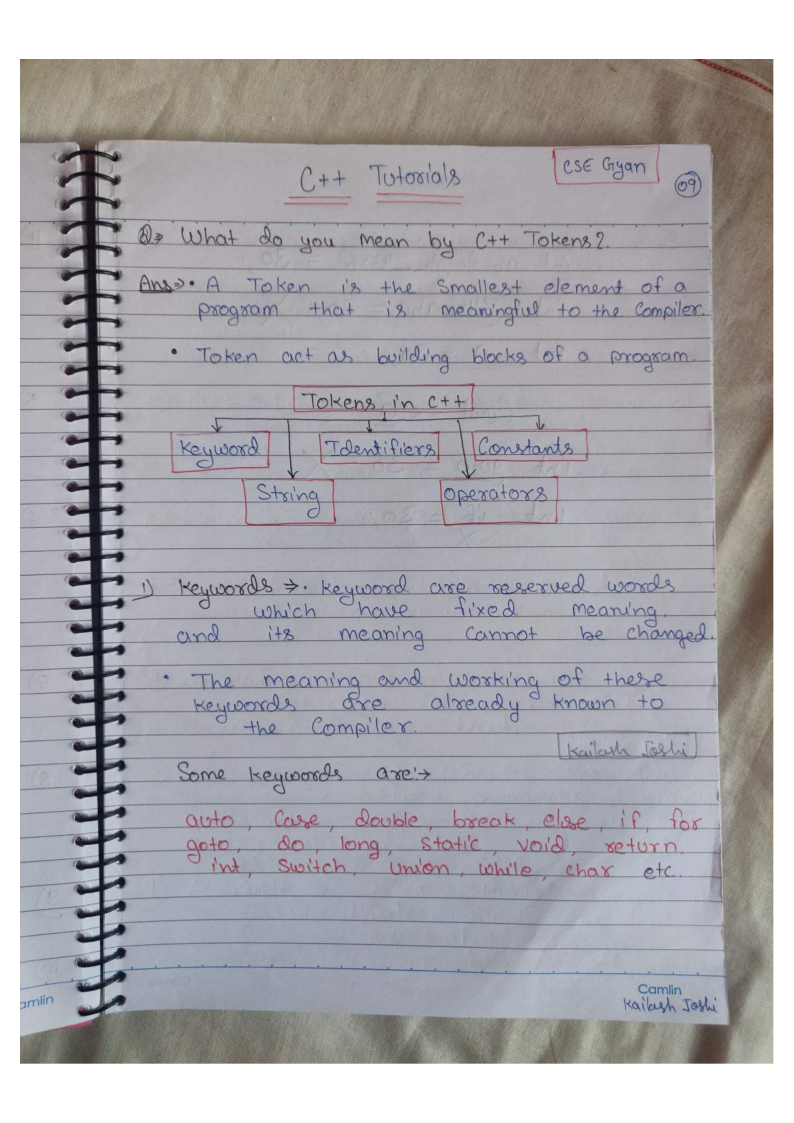
#> input picture data/raw_scans/hlcs_note09_page001.jpg, 2380 x 3368 px (shown at 1/3 size)
$ python preprocess.py ../data/raw_scans/hlcs_note09_page001.jpg out.png
#> lines starting #> are read from the running program, lines starting #| are printed output that depends on the picture; after the words box and inside, x2 and y2 are one past the last pixel; in counts of white or black regions, pixels touching at a corner belong together
"""Stage 1: OpenCV preprocessing for handwritten note pages.

Produces a cropped, illumination-normalised, contrast-enhanced, denoised page
image ready for layout analysis (Stage 2) and VLM recognition (Stage 3).

Pipeline order:
    page crop/warp -> (optional) deskew -> resize -> illumination -> CLAHE -> denoise

Design notes
- We deliberately do NOT hard-binarize the output used for VLM training. Qwen2.5-VL
  consumes full colour/grayscale images, and binarization throws away shading,
  pen colour and diagram detail the VLM can use. `binarize()` is a debug view only.
- Deskew is OFF by default. Photos are already straightened by the page-boundary
  perspective warp, and the pages in our dataset are essentially upright. The
  projection-profile estimator below recovers a known tilt on dense ruled notebook
  pages but not on dark-background equation pages (it measures text lines, which such a
  page does not have), so it is opt-in (`deskew=True`) with a strict confidence gate.
  The earlier minAreaRect-of-all-ink estimator rotated ~80% of straight digital
  pages by up to ~14 degrees and was removed.
- Resizing happens before denoising: non-local-means is slow and the IE643 dark-background
  frames are 7168 px wide.
"""
import cv2
import numpy as np


class NotesPreprocessor:
    def __init__(self, target_long_edge: int = 2000, deskew: bool = False,
                 normalize_illumination: bool = True):
        self.target_long_edge = target_long_edge
        self.deskew = deskew
        self.normalize_illumination = normalize_illumination

    def process(self, image_path: str) -> np.ndarray:
        return self.process_with_info(image_path)[0]

    def process_with_info(self, image_path: str):
        """Return (image, info). `info` records what each step did, for QA reports."""
        img = cv2.imread(image_path)
#> img is the input picture: shape (3368, 2380, 3); mean B, G, R 173.7, 169.5, 170.9
        if img is None:
            raise FileNotFoundError(image_path)
        info = {"in_w": img.shape[1], "in_h": img.shape[0]}
        img = self._remove_borders(img, info)
        img = self._correct_skew(img, info)
        img = self._normalize_resolution(img, info)
        img = self._flatten_illumination(img, info)
        img = self._enhance_contrast(img)
        img = self._denoise(img)
        info["out_w"], info["out_h"] = img.shape[1], img.shape[0]
        return img, info

    # [9 lines left out: function binarize, not called in this run]

    # ---- step 1: background removal -------------------------------------------------

    def _remove_borders(self, img: np.ndarray, info: dict) -> np.ndarray:
        """Crop to just the page, discarding desk/hand/background clutter.

        Tries real document-boundary detection first (Canny edges, close gaps, fit a
        rotated rectangle, perspective-warp it flat). Falls back to a brightness
        bounding-box crop when no confident page boundary exists (IE643 dark-background pages
        and digital-ink pages have no physical page edge to find).
        """
        quad, frac = self._find_page_quad(img)
        info["page_frac"] = round(frac, 3)
        if quad is not None:
            info["crop"] = "quad"
            return self._warp_to_quad(img, quad)
        info["crop"] = "brightness"
        if cv2.cvtColor(img, cv2.COLOR_BGR2GRAY).mean() >= 100:
            img, removed = self._whiten_background(img)
            info["bg_removed"] = round(removed, 3)
            if removed:
                info["crop"] = "whiten+brightness"
        return self._crop_by_brightness(img)

    # [25 lines left out: function _whiten_background, not called in this run]

    def _find_page_quad(self, img: np.ndarray, min_area_frac: float = 0.8,
                        min_aspect: float = 0.6, margin: float = 0.02):
        """Rotated bounding rectangle of the largest edge shape, or (None, frac).

        Real photos rarely give a clean unbroken 4-corner outline (busy background
        texture fragments the page edge), so we close small gaps first and fit a
        rotated rect rather than requiring exactly 4 polygon corners.
        """
#> called with min_area_frac = 0.8, min_aspect = 0.6, margin = 0.02
        gray = cv2.cvtColor(img, cv2.COLOR_BGR2GRAY)
        if gray.mean() < 100:
            # Dark background = IE643 dark-canvas digital ink or a dark-mode screenshot: there is no
            # physical page edge, and the largest edge shape is just a block of strokes.
            # Warping to it cropped away most of the page on some pages.
            return None, 0.0
        blurred = cv2.GaussianBlur(gray, (5, 5), 0)
        edges = cv2.Canny(blurred, 30, 100)
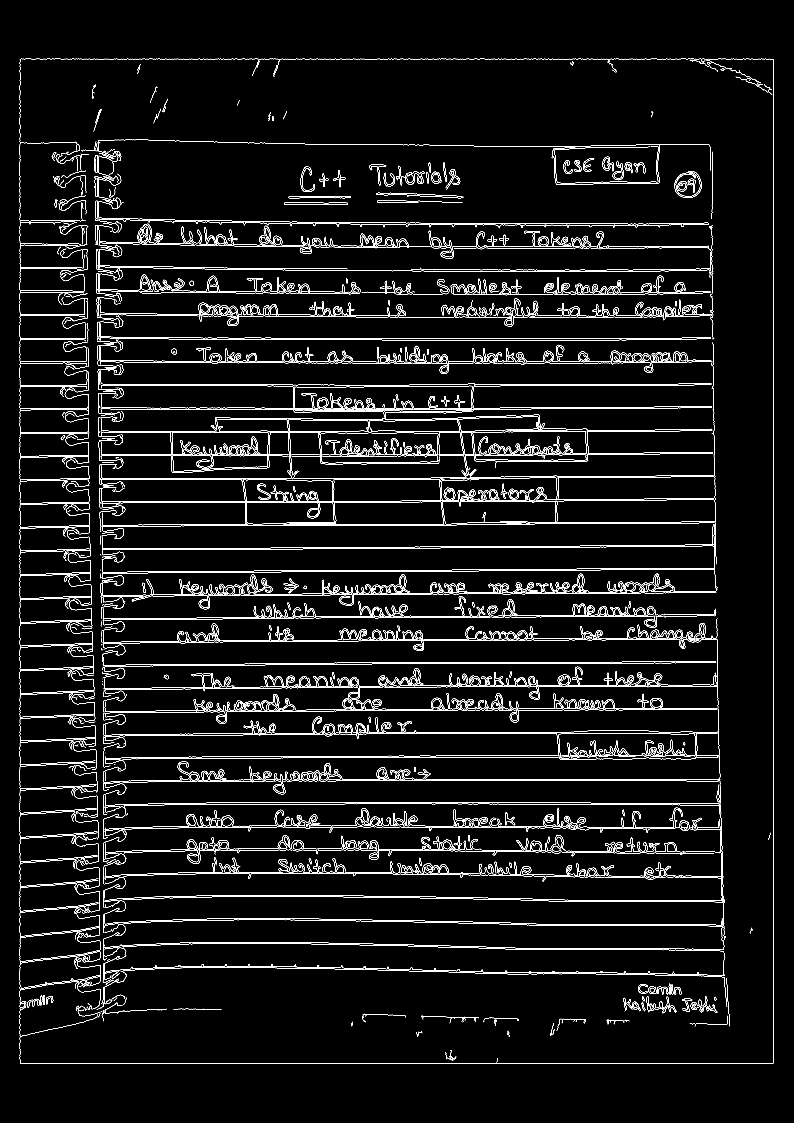
#> edges: shape (3368, 2380) (shown at 1/3 size); 3.5% white in thin lines or dots, all inside (x1, y1, x2, y2) = (59, 176, 2321, 3192)
        edges = cv2.morphologyEx(edges, cv2.MORPH_CLOSE, np.ones((15, 15), np.uint8))
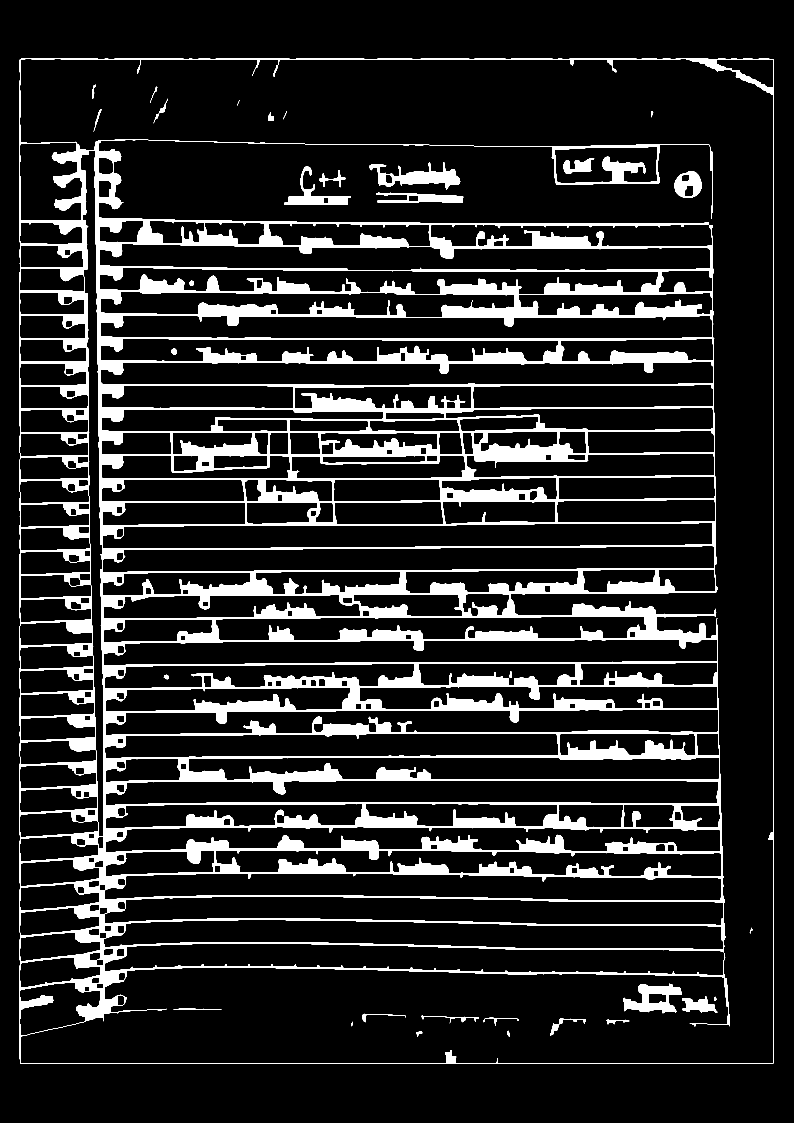
#> edges: shape (3368, 2380) (shown at 1/3 size); 12.5% white; 32 white regions (1 under 20 px)
        contours, _ = cv2.findContours(edges, cv2.RETR_EXTERNAL, cv2.CHAIN_APPROX_SIMPLE)
#> contours = 1 contour; box (x1, y1, x2, y2) and area: (59, 176, 2321, 3192) 6812697
        if not contours:
            return None, 0.0
        c = max(contours, key=cv2.contourArea)
#> c = contour of 608 points, box (x1, y1, x2, y2) (59, 176, 2321, 3192), area 6812697
        (_, _), (w, h), _ = rect = cv2.minAreaRect(c)
#> w = 3015; h = 2261; rect = ((1189.5, 1683.5), (3015, 2261), -90)
        frac = w * h / (img.shape[0] * img.shape[1])
#> frac = 0.85
        if frac < min_area_frac:
            return None, frac  # too small to plausibly be the whole page
        if min(w, h) / max(w, h) < min_aspect:
            return None, frac  # not page-shaped: part of a page, or page plus clutter
        # Grow the fitted rectangle a little: it hugs the paper edge, and writing that
        # runs to the edge was being clipped (last line of ie802_notes_page033).
        (cx, cy), _, angle = rect
#> cx = 1189.5; cy = 1683.5; angle = -90
        rect = ((cx, cy), (w * (1 + 2 * margin), h * (1 + 2 * margin)), angle)
#> rect = ((1189.5, 1683.5), (3135.6, 2351.4), -90)
#> in _remove_borders, `quad, frac = self._find_page_quad(img)`: quad = [[2365.2, 3251.3], [13.78, 3251.3], [13.78, 115.7], [2365.2, 115.7]]; frac = 0.85
        return cv2.boxPoints(rect).astype("float32"), frac

    def _warp_to_quad(self, img: np.ndarray, pts: np.ndarray) -> np.ndarray:
        # order corners: top-left, top-right, bottom-right, bottom-left
        s = pts.sum(axis=1)
#> s = [5616.5, 3265.1, 129.5, 2480.9]
        diff = np.diff(pts, axis=1).flatten()
#> diff = [886.1, 3237.5, 101.9, -2249.5]
        ordered = np.array([pts[np.argmin(s)], pts[np.argmin(diff)],
                            pts[np.argmax(s)], pts[np.argmax(diff)]], dtype="float32")
#> ordered = [[13.78, 115.7], [2365.2, 115.7], [2365.2, 3251.3], [13.78, 3251.3]]
        (tl, tr, br, bl) = ordered
#> tl = [13.78, 115.7]; tr = [2365.2, 115.7]; br = [2365.2, 3251.3]; bl = [13.78, 3251.3]
        width = int(max(np.linalg.norm(br - bl), np.linalg.norm(tr - tl)))
#> width = 2351
        height = int(max(np.linalg.norm(tr - br), np.linalg.norm(tl - bl)))
#> height = 3135
        if width < 10 or height < 10:
            return img  # degenerate quad, don't warp into nothing
        dst = np.array([[0, 0], [width - 1, 0], [width - 1, height - 1], [0, height - 1]],
                       dtype="float32")
#> dst = [[0, 0], [2350, 0], [2350, 3134], [0, 3134]]
        M = cv2.getPerspectiveTransform(ordered, dst)
#> M = [[0.999, 6.04e-19, -13.77], [1.2e-17, 0.999, -115.6], [-5.79e-21, 2.41e-22, 1]]
        # the grown rectangle can reach past the photo edge: repeat edge pixels there
        return cv2.warpPerspective(img, M, (width, height), borderMode=cv2.BORDER_REPLICATE)

    # [40 lines left out: functions _crop_by_brightness, estimate_skew, not called in this run]

    def _correct_skew(self, img: np.ndarray, info: dict, min_gain: float = 1.3,
                      min_angle: float = 0.75) -> np.ndarray:
        info["skew_deg"] = 0.0
        if not self.deskew:
            return img
        angle, gain = self.estimate_skew(img)
        info["skew_gain"] = round(gain, 2)
        if abs(angle) < min_angle or gain < min_gain:
            return img
        info["skew_deg"] = angle
        h, w = img.shape[:2]
        M = cv2.getRotationMatrix2D((w // 2, h // 2), angle, 1.0)
        return cv2.warpAffine(img, M, (w, h), flags=cv2.INTER_CUBIC,
                              borderMode=cv2.BORDER_REPLICATE)

    # ---- step 3-6: resolution, illumination, contrast, noise ------------------------

    def _normalize_resolution(self, img: np.ndarray, info: dict) -> np.ndarray:
        h, w = img.shape[:2]
        scale = self.target_long_edge / max(h, w)
        info["scale"] = round(scale, 3)
        if abs(scale - 1.0) < 0.02:
            return img
        interp = cv2.INTER_AREA if scale < 1 else cv2.INTER_CUBIC
        return cv2.resize(img, (int(w * scale), int(h * scale)), interpolation=interp)
#> returned value: shape (2000, 1499, 3)

    def _flatten_illumination(self, img: np.ndarray, info: dict) -> np.ndarray:
        """Divide out the slowly varying paper brightness (shadows, uneven light).

        Skipped for dark backgrounds (dark-background pages are fairly uniform and the division
        assumes dark ink on light paper).
        """
        info["illum"] = False
        if not self.normalize_illumination:
            return img
        if cv2.cvtColor(img, cv2.COLOR_BGR2GRAY).mean() < 127:
            return img
        k = max(31, (min(img.shape[:2]) // 30) | 1)
        kernel = cv2.getStructuringElement(cv2.MORPH_ELLIPSE, (k, k))
        background = cv2.medianBlur(cv2.morphologyEx(img, cv2.MORPH_CLOSE, kernel), k)
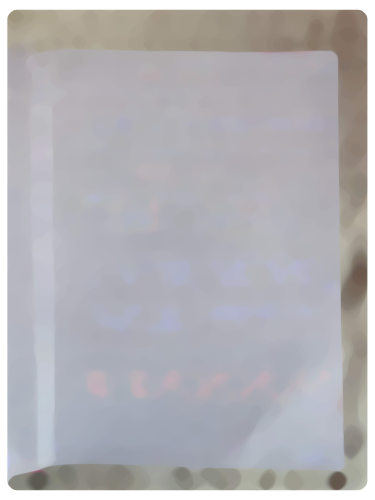
#> background: shape (2000, 1499, 3) (shown at 1/4 size); mean B, G, R 181.7, 177.2, 178.5
        info["illum"] = True
        return cv2.divide(img, background, scale=255)

    def _enhance_contrast(self, img: np.ndarray) -> np.ndarray:
        lab = cv2.cvtColor(img, cv2.COLOR_BGR2LAB)
#> lab: shape (2000, 1499, 3); mean of channels 0, 1, 2 234.7, 128.4, 127.9
        l, a, b = cv2.split(lab)
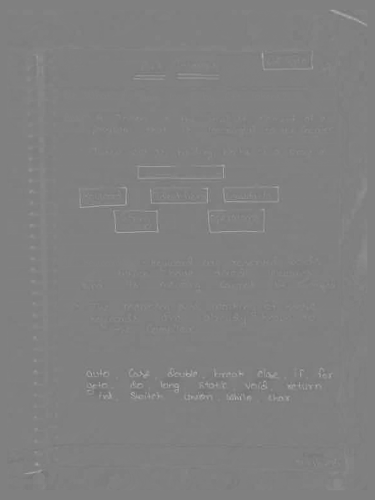
#> a: shape (2000, 1499) (shown at 1/4 size); min 101, max 189, mean 128.4
        clahe = cv2.createCLAHE(clipLimit=2.0, tileGridSize=(8, 8))
        l = clahe.apply(l)
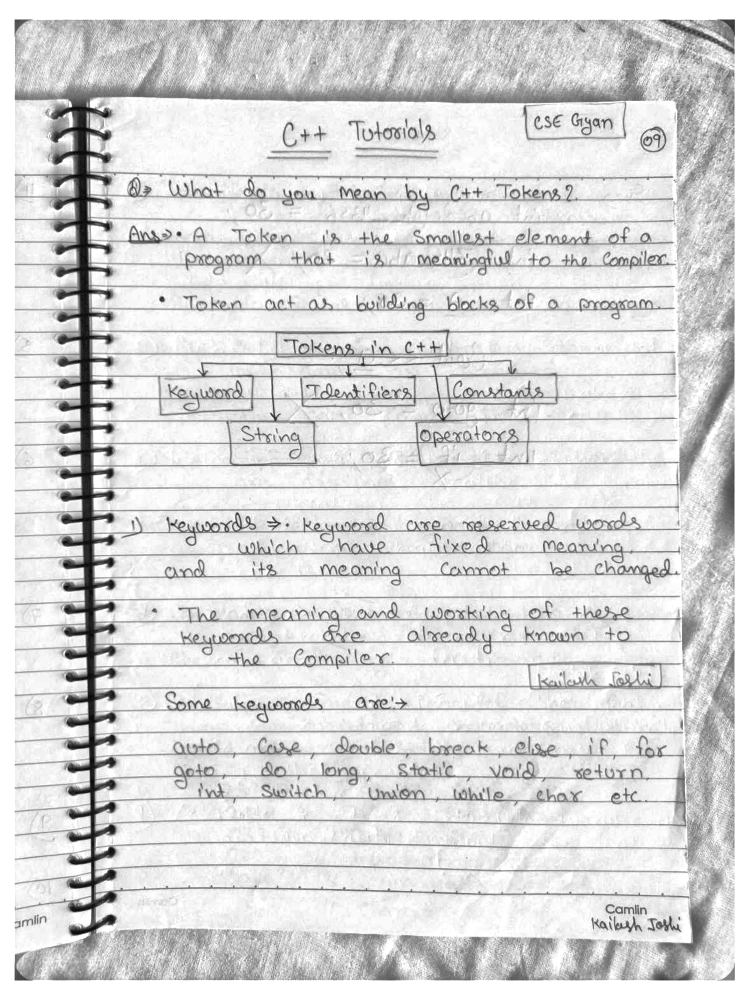
#> l: shape (2000, 1499) (shown at 1/2 size); min 4, max 255, mean 216.4
        return cv2.cvtColor(cv2.merge((l, a, b)), cv2.COLOR_LAB2BGR)

    def _denoise(self, img: np.ndarray) -> np.ndarray:
        return cv2.fastNlMeansDenoisingColored(img, None, h=5, hColor=5,
                                               templateWindowSize=7, searchWindowSize=21)


if __name__ == "__main__":
    import sys
    src = sys.argv[1] if len(sys.argv) > 1 else "data/raw_scans/ie643_lec02_page005.jpg"
    dst = sys.argv[2] if len(sys.argv) > 2 else "data/processed/ie643_lec02_page005.jpg"

    pre = NotesPreprocessor()
    out, info = pre.process_with_info(src)
#> info = 9 items
    cv2.imwrite(dst, out)
    print(f"raw:       {src}")
    print(f"processed: {dst}  {out.shape}")
#| processed: out.png  (2000, 1499, 3)
    print(f"info:      {info}")
#| info:      {'in_w': 2380, 'in_h': 3368, 'page_frac': 0.85, 'crop': 'quad', 'skew_deg': 0.0, 'scale': 0.638, 'illum': True, 'out_w': 1499, 'out_h': 2000}
